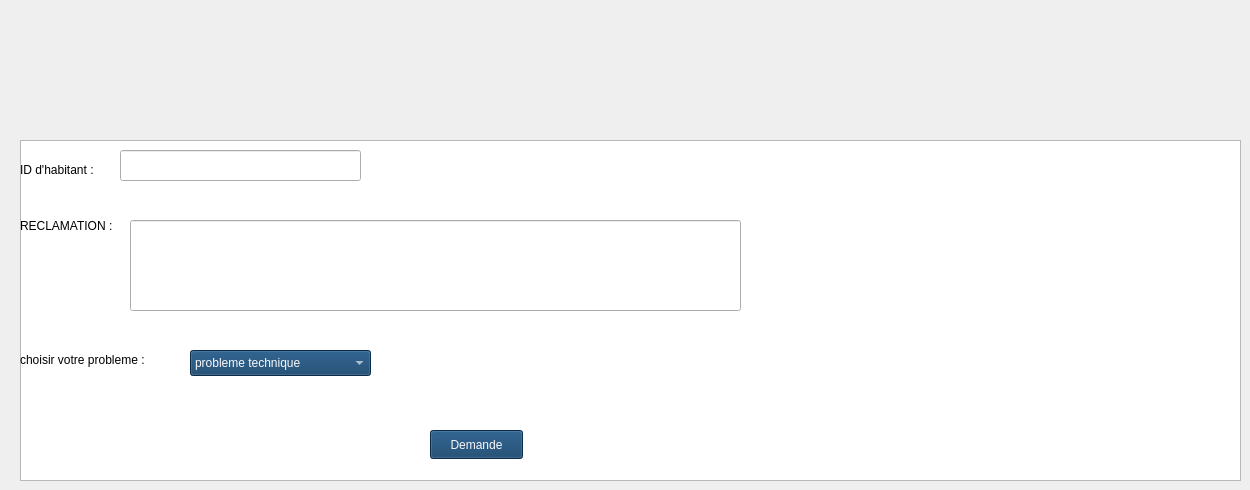
      <widget class="QWidget" name="page_4">
       <widget class="QTableView" name="tableView_4">
        <property name="geometry">
         <rect>
          <x>20</x>
          <y>140</y>
          <width>1221</width>
          <height>341</height>
         </rect>
        </property>
       </widget>
       <widget class="QLabel" name="label_9">
        <property name="geometry">
         <rect>
          <x>20</x>
          <y>160</y>
          <width>111</width>
          <height>20</height>
         </rect>
        </property>
        <property name="styleSheet">
         <string notr="true">color: rgb(0, 0, 0);</string>
        </property>
        <property name="text">
         <string>ID d'habitant :</string>
        </property>
       </widget>
       <widget class="QLineEdit" name="lineEdit_7">
        <property name="geometry">
         <rect>
          <x>120</x>
          <y>150</y>
          <width>241</width>
          <height>31</height>
         </rect>
        </property>
       </widget>
       <widget class="QLabel" name="label_20">
        <property name="geometry">
         <rect>
          <x>20</x>
          <y>210</y>
          <width>121</width>
          <height>31</height>
         </rect>
        </property>
        <property name="styleSheet">
         <string notr="true">color: rgb(0, 0, 0);</string>
        </property>
        <property name="text">
         <string>RECLAMATION :</string>
        </property>
       </widget>
       <widget class="QLineEdit" name="lineEdit_8">
        <property name="geometry">
         <rect>
          <x>130</x>
          <y>220</y>
          <width>611</width>
          <height>91</height>
         </rect>
        </property>
       </widget>
       <widget class="QLabel" name="label_34">
        <property name="geometry">
         <rect>
          <x>20</x>
          <y>350</y>
          <width>161</width>
          <height>20</height>
         </rect>
        </property>
        <property name="styleSheet">
         <string notr="true">color: rgb(0, 0, 0);</string>
        </property>
        <property name="text">
         <string>choisir votre probleme :</string>
        </property>
       </widget>
       <widget class="QComboBox" name="comboBox_12">
        <property name="geometry">
         <rect>
          <x>190</x>
          <y>350</y>
          <width>181</width>
          <height>26</height>
         </rect>
        </property>
        <property name="styleSheet">
         <string notr="true">color: rgb(248, 249, 250);
font: italic 9pt &quot;Segoe UI&quot;;
background-color: rgb(13, 59, 102);</string>
        </property>
        <item>
         <property name="text">
          <string>probleme technique</string>
         </property>
        </item>
        <item>
         <property name="text">
          <string>probleme numerique</string>
         </property>
        </item>
        <item>
         <property name="text">
          <string>probleme civilaire</string>
         </property>
        </item>
        <item>
         <property name="text">
          <string>Logement et habitat</string>
         </property>
        </item>
        <item>
         <property name="text">
          <string>Environnement et propreté</string>
         </property>
        </item>
        <item>
         <property name="text">
          <string>Infrastructures</string>
         </property>
        </item>
        <item>
         <property name="text">
          <string>Nouvel élément</string>
         </property>
        </item>
        <item>
         <property name="text">
          <string>transport</string>
         </property>
        </item>
        <item>
         <property name="text">
          <string>Sécurité</string>
         </property>
        </item>
        <item>
         <property name="text">
          <string>Vie sociale</string>
         </property>
        </item>
        <item>
         <property name="text">
          <string>Éducation</string>
         </property>
        </item>
        <item>
         <property name="text">
          <string>bien-être</string>
         </property>
        </item>
       </widget>
       <widget class="QPushButton" name="pushButton_10">
        <property name="geometry">
         <rect>
          <x>430</x>
          <y>430</y>
          <width>93</width>
          <height>29</height>
         </rect>
        </property>
        <property name="styleSheet">
         <string notr="true">color: rgb(248, 249, 250);
font: italic 9pt &quot;Segoe UI&quot;;
background-color: rgb(13, 59, 102);</string>
        </property>
        <property name="text">
         <string>Demande</string>
        </property>
       </widget>
      </widget>
